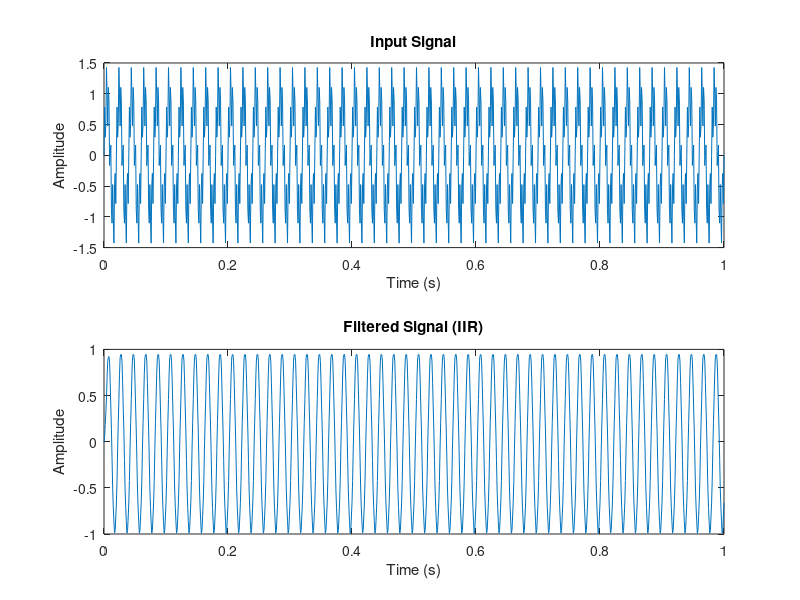

The MATLAB script that drew this image:
% IIR Filter Analysis
Fs = 1000;         % Sampling frequency
t = 0:1/Fs:1;      % Time vector
input_signal = sin(2*pi*50*t) + 0.5*sin(2*pi*300*t); % Input signal (50Hz + 300Hz)

% Design IIR low-pass filter using Butterworth filter
N = 2;  % Filter order
Fc = 100;  % Cutoff frequency
[b, a] = butter(N, Fc/(Fs/2), 'low');  % Butterworth filter coefficients

% Filter the signal using the IIR filter
filtered_signal = filter(b, a, input_signal);

% Plot results
figure;

subplot(2,1,1);
plot(t, input_signal);
title('Input Signal');
xlabel('Time (s)');
ylabel('Amplitude');

subplot(2,1,2);
plot(t, filtered_signal);
title('Filtered Signal (IIR)');
xlabel('Time (s)');
ylabel('Amplitude');
